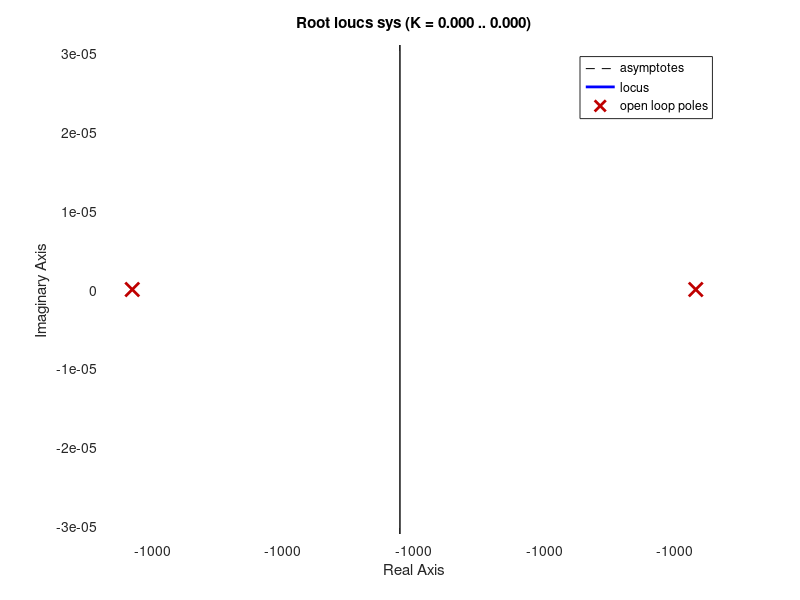

The MATLAB source for this figure:
R=400;
C=1.25*10^-6;
L = 800*10^-3; 

dur = 0.2;

a = R; b = L; c = L*R*C;

sys=tf ([a] , [c b a]);

rlocus(sys);grid on;

%step(sys,dur);

